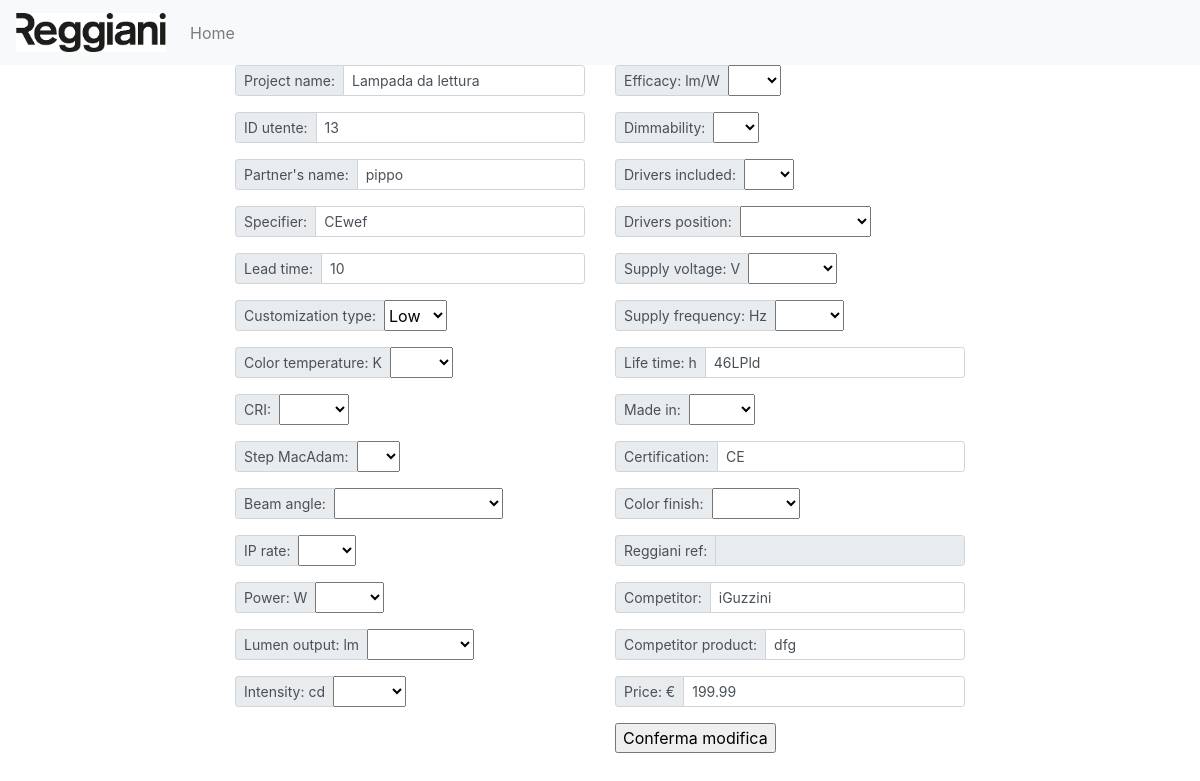
/modifica.php?idArticolo=1 (signed in), run on the app's committed database.
### tables this page shows
CREATE TABLE `products` (
  `ID` int(11) NOT NULL,
  `img` varchar(128) NOT NULL,
  `design` varchar(128) NOT NULL,
  `file` varchar(128) NOT NULL,
  `projectName` varchar(32) NOT NULL,
  `idUtente` int(11) NOT NULL,
  `partnersName` varchar(32) NOT NULL,
  `Specifier` varchar(32) NOT NULL,
  `leadTime` int(11) NOT NULL,
  `customizationType` varchar(32) NOT NULL,
  `colorTemperature` int(11) NOT NULL,
  `CRI` varchar(32) NOT NULL,
  `stepMacAdam` varchar(32) NOT NULL,
  `beamAngle` varchar(32) NOT NULL,
  `ipRate` varchar(32) NOT NULL,
  `power` varchar(32) NOT NULL,
  `lumenOutput` varchar(32) NOT NULL,
  `intensity` varchar(32) NOT NULL,
  `efficacy` varchar(32) NOT NULL,
  `dimmability` tinyint(1) NOT NULL,
  `driverIncluded` tinyint(1) NOT NULL,
  `driverPosition` tinyint(1) NOT NULL,
  `supplyVoltage` varchar(32) NOT NULL,
  `supplyFrequency` varchar(32) NOT NULL,
  `lifetime` varchar(32) NOT NULL,
  `madeIn` varchar(32) NOT NULL,
  `certification` varchar(32) NOT NULL,
  `colorFinish` varchar(32) NOT NULL,
  `reggianiRef` int(11) NOT NULL,
  `competitor` varchar(32) NOT NULL,
  `competitorProduct` varchar(32) NOT NULL,
  `targetPrice` decimal(11,2) NOT NULL
);

### modifica.php (the view, shortened to what this page needs)
<?php
	include("connection.php");
	include("navbar.php");
	$sql = "SELECT * FROM products WHERE ID = ".$_GET["idArticolo"];
	$result = $conn->query($sql);
	$row = $result->fetch_assoc();
?>
<html>
	<head>
		<link rel="stylesheet" type="text/css" href="style.css">
	</head>
	<body>
		<div class='container'>
			<div class='row'>
						<div class='col-sm-2'>
						</div>
				<div class='col-sm-4'>
					<form enctype="multipart/form-data" action="chkModifica.php" method="POST">
						<div class="input-group input-group-sm mb-3">
  							<div class="input-group-prepend">
    							<span class="input-group-text" id="inputGroup-sizing-sm">Project name:</span>
 							</div>
  							<input type="text" class="form-control" aria-label="Small" aria-describedby="inputGroup-sizing-sm" name="nameProject" required value = "<?php echo $row['projectName']?>">
						</div>
						<div class="input-group input-group-sm mb-3">
  							<div class="input-group-prepend">
    							<span class="input-group-text" id="inputGroup-sizing-sm">ID utente:</span>
 							</div>
  							<input type="number" class="form-control" aria-label="Small" aria-describedby="inputGroup-sizing-sm" name="nameIdUtente" required value = "<?php echo $row['idUtente']?>">
						</div>
						<div class="input-group input-group-sm mb-3">
  							<div class="input-group-prepend">
    							<span class="input-group-text" id="inputGroup-sizing-sm">Partner's name:</span>
 							</div>
  							<input type="text" class="form-control" aria-label="Small" aria-describedby="inputGroup-sizing-sm" name="namePartner" required value = "<?php echo $row['partnersName']?>">
						</div>
						<div class="input-group input-group-sm mb-3">
  							<div class="input-group-prepend">
    							<span class="input-group-text" id="inputGroup-sizing-sm">Specifier:</span>
 							</div>
  							<input type="text" class="form-control" aria-label="Small" aria-describedby="inputGroup-sizing-sm" name="nameSpecifier" required value = "<?php echo $row['Specifier']?>">
						</div>
						<div class="input-group input-group-sm mb-3">
  							<div class="input-group-prepend">
    							<span class="input-group-text" id="inputGroup-sizing-sm">Lead time:</span>
 							</div>
  							<input type="number" class="form-control" aria-label="Small" aria-describedby="inputGroup-sizing-sm" name="nameLeadTime" required value = "<?php echo $row['leadTime']?>">
						</div>
                        <div class="input-group input-group-sm mb-3">
  							<div class="input-group-prepend">
    							<span class="input-group-text" id="inputGroup-sizing-sm">Customization type:</span>
 							</div>
                            <select name="nameCustomizationType">
                                <option>Low</option>
                            </select>
						</div>
						<div class="input-group input-group-sm mb-3">
  							<div class="input-group-prepend">
    							<span class="input-group-text" id="inputGroup-sizing-sm">Color temperature: K</span>
 							</div>
                            <select name="nameTemperature">
                                <option></option>
                                <option>2700</option>
                            </select>
						</div>
                        <div class="input-group input-group-sm mb-3">
  							<div class="input-group-prepend">
    							<span class="input-group-text" id="inputGroup-sizing-sm">CRI:</span>
 							</div>
                            <select name="nameCRI">
                                <option></option>
                                <option>&lt;80</option>
                            </select>
						</div>
                        <div class="input-group input-group-sm mb-3">
  							<div class="input-group-prepend">
    							<span class="input-group-text" id="inputGroup-sizing-sm">Step MacAdam:<span>
 							</div>
                            <select name="nameStep">
                                <option></option>
                                <option>&lt;4</option>
                            </select>
						</div>
                        <div class="input-group input-group-sm mb-3">
  							<div class="input-group-prepend">
    							<span class="input-group-text" id="inputGroup-sizing-sm">Beam angle:<span>
 							</div>
                            <select name="nameBeam">
                                <option></option>
                                <option>Double asymmetric</option>
                            </select>
						</div>
						<div class="input-group input-group-sm mb-3">
  							<div class="input-group-prepend">
    							<span class="input-group-text" id="inputGroup-sizing-sm">IP rate:</span>
 							</div>
                            <select name="nameIP">
                                <option></option>
                                <option>IP20</option>
                            </select>
						</div>
                        <div class="input-group input-group-sm mb-3">
  							<div class="input-group-prepend">
    							<span class="input-group-text" id="inputGroup-sizing-sm">Power: W<span>
 							</div>
                            <select name="namePower">
                                <option></option>
                                <option>&lt;10</option>
                            </select>
						</div>
                        <div class="input-group input-group-sm mb-3">
  							<div class="input-group-prepend">
    							<span class="input-group-text" id="inputGroup-sizing-sm">Lumen output: lm<span>
 							</div>
                            <select name="nameLumen">
                                <option></option>
                                <option>&lt;1000</option>
                            </select>
						</div>
                        <div class="input-group input-group-sm mb-3">
  							<div class="input-group-prepend">
    							<span class="input-group-text" id="inputGroup-sizing-sm">Intensity: cd<span>
 							</div>
                            <select name="nameIntensity">
                                <option></option>
                                <option>>5000</option>
                            </select>
						</div>
					</div>
					<div class='col-sm-4'>
                        <div class="input-group input-group-sm mb-3">
  							<div class="input-group-prepend">
    							<span class="input-group-text" id="inputGroup-sizing-sm">Efficacy: lm/W<span>
 							</div>
                            <select name="nameEfficacy">
                                <option></option>
                                <option>>80</option>
                            </select>
						</div>
                        <div class="input-group input-group-sm mb-3">
  							<div class="input-group-prepend">
    							<span class="input-group-text" id="inputGroup-sizing-sm">Dimmability:<span>
 							</div>
                            <select name="nameDimmability">
                                <option></option>
                                <option>On</option>
                            </select>
						</div>
                        <div class="input-group input-group-sm mb-3">
  							<div class="input-group-prepend">
    							<span class="input-group-text" id="inputGroup-sizing-sm">Drivers included:<span>
 							</div>
                            <select name="nameDriversInc">
                                <option></option>
                                <option>Yes</option>
                            </select>
						</div>
                        <div class="input-group input-group-sm mb-3">
  							<div class="input-group-prepend">
    							<span class="input-group-text" id="inputGroup-sizing-sm">Drivers position:<span>
 							</div>
                            <select name="nameDriversPos">
                                <option></option>
                                <option>Integrated</option>
                            </select>
						</div>
                        <div class="input-group input-group-sm mb-3">
  							<div class="input-group-prepend">
    							<span class="input-group-text" id="inputGroup-sizing-sm">Supply voltage: V<span>
 							</div>
                            <select name="nameVoltage">
                                <option></option>
                                <option>220-240</option>
                            </select>
						</div>
                        <div class="input-group input-group-sm mb-3">
  							<div class="input-group-prepend">
    							<span class="input-group-text" id="inputGroup-sizing-sm">Supply frequency: Hz<span>
 							</div>
                            <select name="nameFrequency">
                                <option></option>
                                <option>50-60</option>
                            </select>
						</div>
						<div class="input-group input-group-sm mb-3">
  							<div class="input-group-prepend">
    							<span class="input-group-text" id="inputGroup-sizing-sm">Life time: h</span>
 							</div>
  							<input type="text" class="form-control" aria-label="Small" aria-describedby="inputGroup-sizing-sm" name="nameLifeTime" required value = "<?php echo $row['lifetime']?>">
						</div>
                        <div class="input-group input-group-sm mb-3">
  							<div class="input-group-prepend">
    							<span class="input-group-text" id="inputGroup-sizing-sm">Made in:<span>
 							</div>
                            <select name="nameMade">
                                <option></option>
                                <option>China</option>
                            </select>
						</div>
						<div class="input-group input-group-sm mb-3">
  							<div class="input-group-prepend">
    							<span class="input-group-text" id="inputGroup-sizing-sm">Certification:</span>
 							</div>
  							<input type="text" class="form-control" aria-label="Small" aria-describedby="inputGroup-sizing-sm" name="nameCertification" required value = "<?php echo $row['certification']?>">
						</div>
                        <div class="input-group input-group-sm mb-3">
  							<div class="input-group-prepend">
    							<span class="input-group-text" id="inputGroup-sizing-sm">Color finish:<span>
 							</div>
							 <select id="colorFinish" name="nameColorFinish" onchange="chkReggiani()">
                                <option></option>
                                <option>Reggiani</option>
                            </select>
						</div>
						<div class="input-group input-group-sm mb-3">
  							<div class="input-group-prepend">
    							<span class="input-group-text" id="inputGroup-sizing-sm">Reggiani ref:</span>
 							</div>
							<input id="reggianiRef" type="number" class="form-control" aria-label="Small" aria-describedby="inputGroup-sizing-sm" name="nameRef" required disabled>
						</div>
						<div class="input-group input-group-sm mb-3">
  							<div class="input-group-prepend">
    							<span class="input-group-text" id="inputGroup-sizing-sm">Competitor:</span>
 							</div>
  							<input type="text" class="form-control" aria-label="Small" aria-describedby="inputGroup-sizing-sm" name="nameCompetitor" required value = "<?php echo $row['competitor']?>">
						</div>
						<div class="input-group input-group-sm mb-3">
  							<div class="input-group-prepend">
    							<span class="input-group-text" id="inputGroup-sizing-sm">Competitor product:</span>
 							</div>
  							<input type="text" class="form-control" aria-label="Small" aria-describedby="inputGroup-sizing-sm" name="nameCompetitorProduct" required value = "<?php echo $row['competitorProduct']?>">
						</div>
						<div class="input-group input-group-sm mb-3">
  							<div class="input-group-prepend">
    							<span class="input-group-text" id="inputGroup-sizing-sm">Price: &euro;</span>
 							</div>
  							<input type="decimal" class="form-control" aria-label="Small" aria-describedby="inputGroup-sizing-sm" name="namePrice" required value = "<?php echo $row['targetPrice']?>">
						</div>
						<input type="submit" value="Conferma modifica"/>
						<div class='col-sm-2'>
						</div>
			</div>
		</div>
	</body>
</html>

### data on the page
products: nameProject "Lampada da lettura", nameIdUtente "13", namePartner "pippo", nameSpecifier "CEwef", nameLeadTime "10", nameLifeTime "46LPld", nameCertification "CE", nameCompetitor "iGuzzini", nameCompetitorProduct "dfg", namePrice "199.99"
